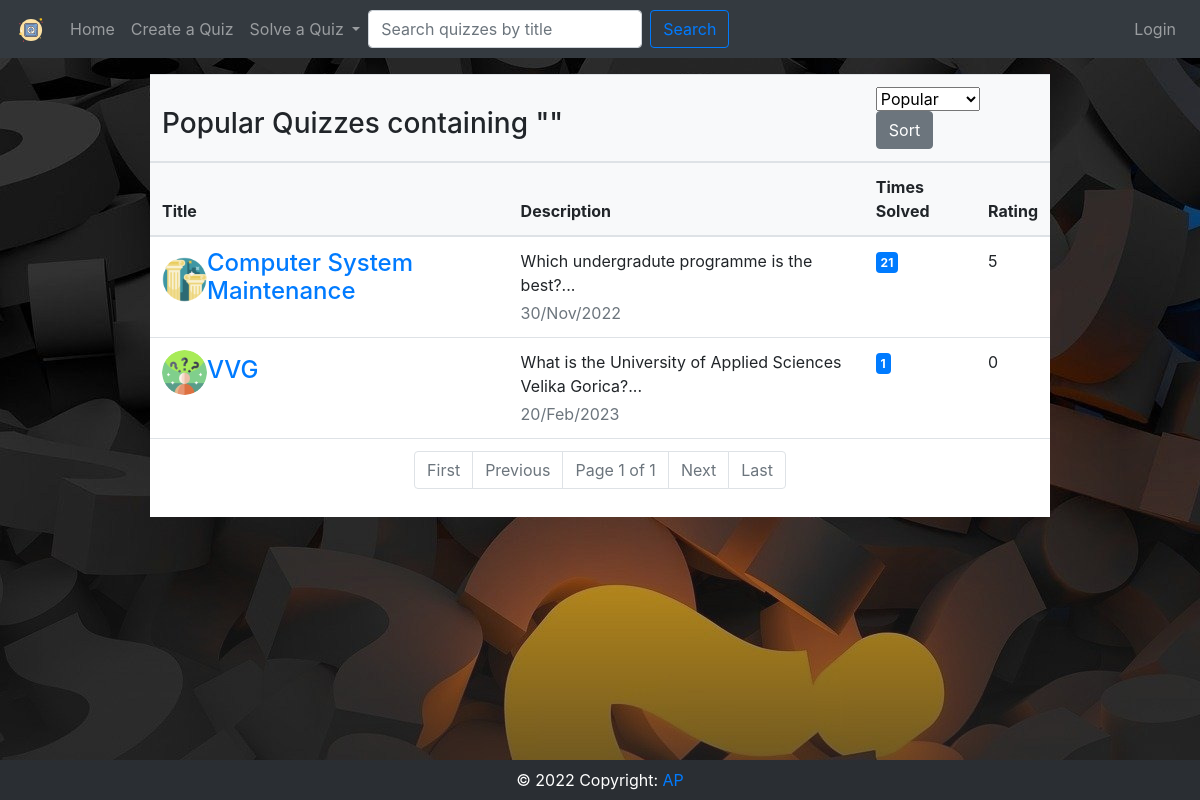
Page /quizes-search/?page=2&search=&sort=Popular on the earlier database version.
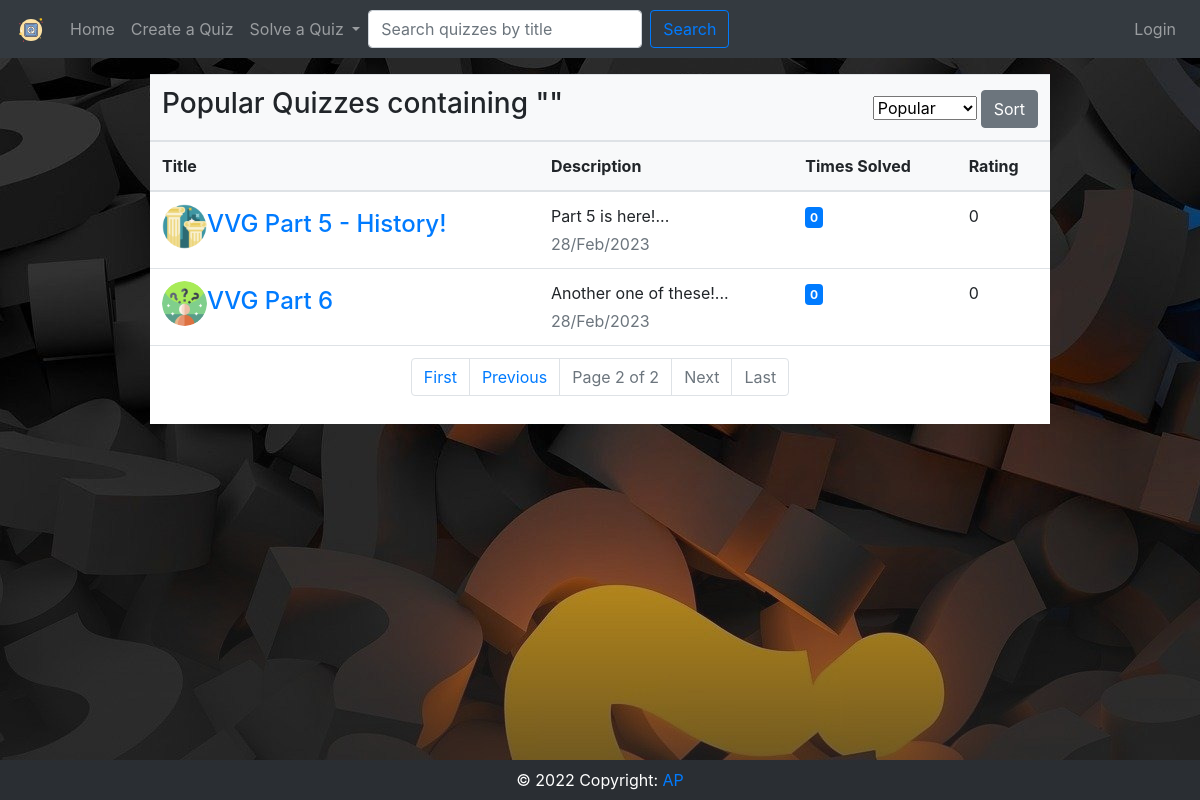
Same page on the later database version.
### quiz/models.py (models this page shows, shortened)
class Quiz(models.Model):
    choices = (
        ('history', "History"),
        ('geography', "Geography"),
        ('sports', "Sports"),
        ('entertainment', "Entertainment"),
        ('music', "Music"),
        ('language', "Language"),
        ('gaming', "Gaming"),
        ('other', "Other"),
    )
    title = models.CharField(max_length=40, unique=True, blank=False)
    description = models.CharField(max_length=100, blank=False)
    category = models.CharField(max_length=20, choices = choices)
    created = models.DateTimeField(auto_now_add=True)
    created_by = models.ForeignKey(settings.AUTH_USER_MODEL, null=True, on_delete=models.SET_NULL)
    rating = models.IntegerField(default=0)
    class Meta:
        verbose_name_plural = "Quizes"

### quiz/views.py (the view, shortened to what this page needs)
# urls.py: path('quizes-search/', views.quizSearch, name='quizsearch')
def quizSearch(request):
	search=(request.GET.get("search"))
	if search == None :
		search = ''
	quizes=Quiz.objects.annotate(count=Count('user_quiz_points')).order_by('-count').filter(title__icontains=search)
	context={'quizes':quizes, 'sort':'Popular'}
	if request.method == 'GET':
		if request.GET.get('sort') == 'Newest':
			newest=Quiz.objects.filter(title__icontains=search).order_by('-created').annotate(count=Count('user_quiz_points'))
			context={'quizes':newest, 'sort':'Newest'}
		elif request.GET.get('sort') == 'Oldest':
			oldest=Quiz.objects.filter(title__icontains=search).order_by('created').annotate(count=Count('user_quiz_points'))
			context={'quizes':oldest, 'sort':'Oldest'}
		elif request.GET.get('sort') == 'Best Rated':
			rating=Quiz.objects.filter(title__icontains=search).annotate(rate=Avg('user_quiz_points__points')).order_by('-rating').annotate(count=Count('user_quiz_points'))
			context={'quizes':rating, 'sort':'Best Rated'}
	paginator = Paginator(context['quizes'], 5)
	page_number = request.GET.get('page')
	page_obj = paginator.get_page(page_number)
	context['searchdata']=page_obj
	context['query']=search
	return render(request, 'quiz/quizes_search.html', context)

### quiz/templates/quiz/quizes_search.html (shortened to what this page needs)
{%extends './basetemp.html' %}
{% load static %}
{% block content %}
    <div class="table-responsive-sm center mt-3">
    <table class="table align-middle mb-0 bg-white table-hover">
        <thead class="bg-light">
            <tr>
                <th colspan="2">
                    <h3>{{sort}} Quizzes containing "{{query}}"</h3>
                </th>
                <th colspan="3">
                    <form action="" method="POST" style="float: right;">
                        <select name="sort" id="sort" class="form-select">
                            <option value="{{search}}" hidden selected>{{sort}}</option>
                        </select>
                        <input type="submit" value="Sort" class="btn btn-secondary">
                    </form>
                </th>
            </tr>
            <tr>
                <th>Title</th>
                <th>Description</th>
                <th>Times Solved</th>
                <th>Rating</th>
            </tr>
        </thead>
        <tbody>
            {% for quiz in searchdata %}
            <tr>
            <td>
                <div class="d-flex align-items-center">
                <img
                    src="/static/quiz/images/{{quiz.category}}.png"
                    alt=""
                    style="width: 45px; height: 45px"
                    class="rounded-circle"
                    />
                <div class="ms-3">
                    <a href="{% url 'quiz' quiz.id %}"><h4 class="fw-bold mb-1">{{quiz.title}}</h4></a>
                </div>
                </div>
            </td>
            <td>
                <p class="fw-normal mb-1">{{quiz.description|truncatechars:100}}...</p>
                <p class="text-muted mb-0">{{quiz.created|date:'j/M/Y'}}</p>
            </td>
            <td>
                <span class="badge badge-primary rounded-pill d-inline">{{quiz.count}}</span>
            </td>
            <td>{{quiz.rating}}</td>
            </tr>
            {% endfor %}
        </tbody>
        <tfoot>
            <td colspan="5">
                <nav aria-label="Page navigation example">
                    <ul class="pagination justify-content-center">
                        <li class="page-item {% if not searchdata.has_previous %} disabled {% endif %}">
                            <a class="page-link" href="?page=1&search={{query}}&sort={{sort}}" tabindex="-1">First</a>
                        </li>
                        <li class="page-item {% if not searchdata.has_previous %} disabled {% endif %}">
                            <a class="page-link" href="{% if searchdata.has_previous %}?page={{ searchdata.previous_page_number }}&search={{query}}&sort={{sort}} {% else %} # {% endif %}" tabindex="-1">Previous</a>
                        </li>
                        <li class="page-item disabled">
                            <a class="page-link" href="#">Page {{ searchdata.number }} of {{ searchdata.paginator.num_pages }}</a></li>
                        <li class="page-item {% if not searchdata.has_next %} disabled {% endif %}">
                            <a class="page-link" href="{% if searchdata.has_next %}?page={{ searchdata.next_page_number }}&search={{query}}&sort={{sort}} {% else %} # {% endif %}">Next</a>
                        </li>
                        <li class="page-item {% if not searchdata.has_next %} disabled {% endif %}">
                            <a class="page-link" href="?page={{ searchdata.paginator.num_pages }}&search={{query}}&sort={{sort}}" tabindex="-1">Last</a>
                        </li>
                    </ul>
                </nav>
            </td>
        </tfoot>
    </table>
</div>
{% endblock %}

Differences in the rows shown:
no longer on this page (row unchanged): Quiz: category (picture), title "Computer System Maintenance", description "Which undergradute programme is the best?", created "30/Nov/2022", count "21", rating "5"
removed Quiz: category (picture), title "VVG", description "What is the University of Applied Sciences Velika Gorica?", created "20/Feb/2023", count "1", rating "0"
added Quiz: category (picture), title "VVG Part 5 - History!", description "Part 5 is here!", created "28/Feb/2023", count "0", rating "0"
added Quiz: category (picture), title "VVG Part 6", description "Another one of these!", created "28/Feb/2023", count "0", rating "0"
Other differences:
{{ searchdata.number }}: "1" → "2"
{{ searchdata.paginator.num_pages }}: "1" → "2"
